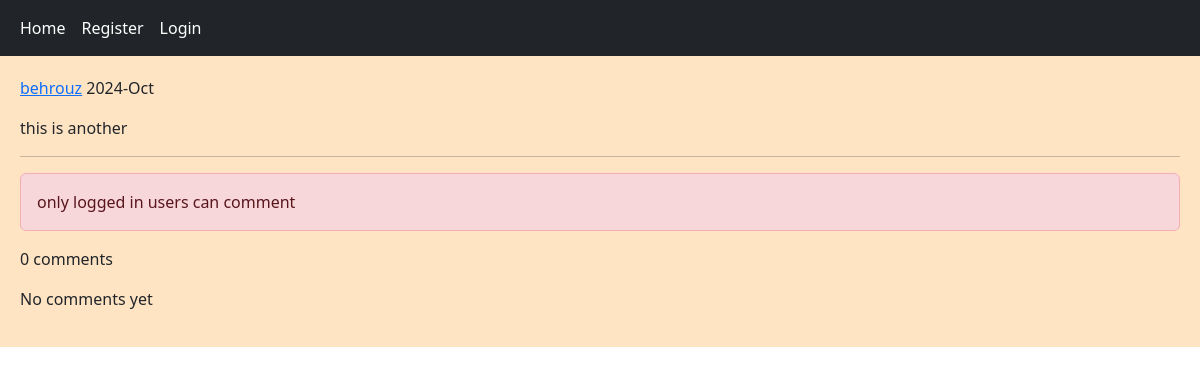
The app's page /post/6/this-is-another/, older data.
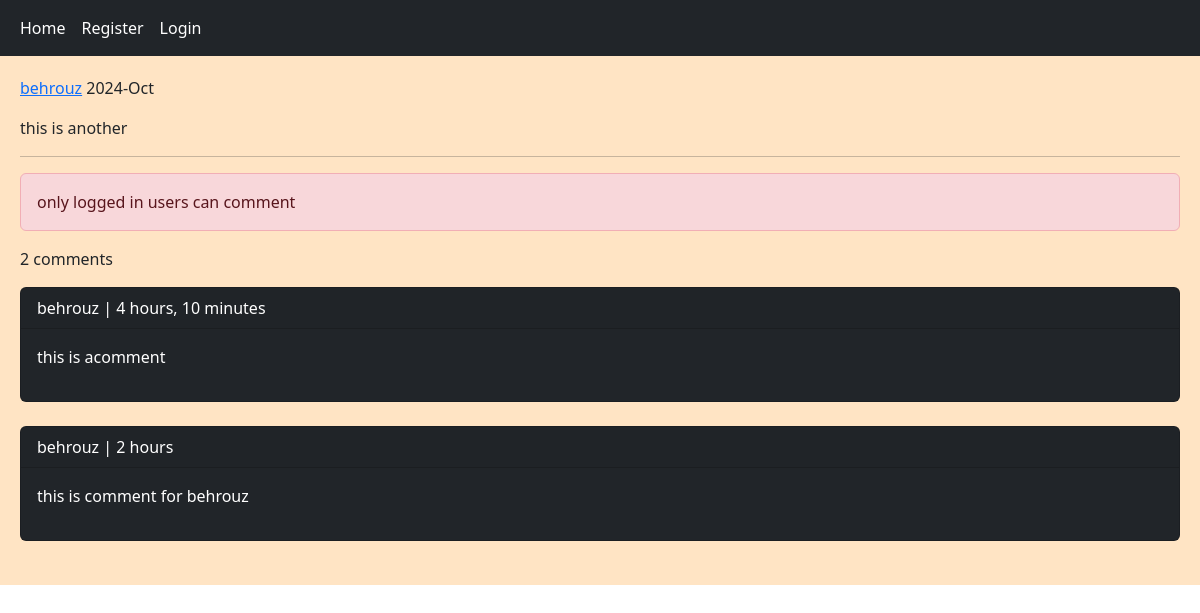
The same page, newer data.
### home/models.py (models this page shows, shortened)
class Post(models.Model):
    user = models.ForeignKey(User, on_delete=models.CASCADE, related_name='posts')
    body = models.TextField()
    slug = models.SlugField()
    created = models.DateTimeField(auto_now_add= True)
    updated = models.DateTimeField(auto_now=True)
    class Meta:
        ordering = ('-created', 'body')

class Comment(models.Model):
    user = models.ForeignKey(User, on_delete= models.CASCADE, related_name= 'ucomments')
    post = models.ForeignKey(Post, on_delete= models.CASCADE, related_name= 'pcomments')
    reply = models.ForeignKey('self', on_delete= models.CASCADE, related_name= 'rcomments',blank=True, null= True)
    is_reply = models.BooleanField(default= False)
    body = models.TextField(max_length=400)
    created = models.DateTimeField(auto_now_add=True)

### home/views.py (the view, shortened to what this page needs)
# urls.py: path('post/<int:post_id>/<slug:post_slug>/', views.PostDetailView.as_view(), name='post_detail'),
class PostDetailView(View):
    form_class = CommentCreatreForm
    form_class_reply = ReplyCommentForm
    def setup(self, request, *args, **kwargs):
        self.post_instance = get_object_or_404(Post, pk = kwargs['post_id'], slug = kwargs['post_slug'])
        return super().setup(request, *args, **kwargs)
    def get(self, request, post_id, post_slug):
        comments = self.post_instance.pcomments.filter(is_reply = False)
        return render(request, 'home/detail.html', {
            'post': self.post_instance,
            'comments': comments, 'form': self.form_class,
            'reply_form': self.form_class_reply
            })

### home/templates/home/detail.html (shortened to what this page needs)
{% extends 'base.html' %}
{% block content %}
    <p><a href="{% url 'account:user_profile' post.user.id %}">{{ post.user.username }}</a>  {{ post.updated |date:"Y-M" }}</p>
    <p>{{ post.body }}</p><hr/>
    {% if request.user.is_authenticated %}
        <form action="" method="POST">
            {% csrf_token %}
            {{ form.as_p }}
            <input type="submit" value="send">
        </form><br/>
    {% else %}
        <p class="alert alert-danger">only logged in users can comment</p>
    {% endif %}
    <p>{{ comments.count }} comments</p>
    {% for comment in comments %}
        <div class="card bg-dark text-white">
            <p class="card-header">{{ comment.user }} | {{ comment.created | timesince }}</p>
            <p class="card-body">{{ comment.body }}</p>
        </div><br/>
    {% empty %}
        <p>No comments yet</p>
    {% endfor %}
{% endblock %}

### templates/base.html (shortened to what this page needs)
<!DOCTYPE html>
<html lang="en">
    <head>
        <link href="https://cdn.jsdelivr.net/npm/bootstrap@5.3.3/dist/css/bootstrap.min.css" rel="stylesheet">
    </head>
<body>
    {% include 'inc/navbar.html' %}
    <div class="jumbotron">
        {% block content %} {% endblock %}
    </div>
</body>
</html>

### templates/inc/navbar.html
<nav class="navbar navbar-expand-lg navbar-dark bg-dark">
    <div class="container-fluid">
        <div class="navbar-nav">
            <a class="nav-link active" aria-current="page" href="{% url 'home:home' %}">Home</a>
            {% if request.user.is_authenticated %}
            <a class="nav-link active" aria-current="page" href="{% url 'account:user_profile' request.user.id %}">Profile</a>
            <a class="nav-link active" aria-current="page" href="{% url 'account:user_logout' %}">Logout</a>
            {% else %}
            <a class="nav-link active" aria-current="page" href="{% url 'account:user_register' %}">Register</a>
            <a class="nav-link active" aria-current="page" href="{% url 'account:user_login' %}">Login</a>
            {% endif %}
      </div>
    </div>
</nav>

### templates/base.html (style rules this page uses)
.jumbotron { padding: 20px; margin-bottom: 20px; background-color: bisque; }

Row changes from the older to the newer data that the page shows:
added Comment: user "behrouz", created "4 hours, 10 minutes", body "this is acomment"
added Comment: user "behrouz", created "2 hours", body "this is comment for behrouz"
Text that changed along with them:
{{ comments.count }}: "0" → "2"
text no longer shown: "No comments yet"
